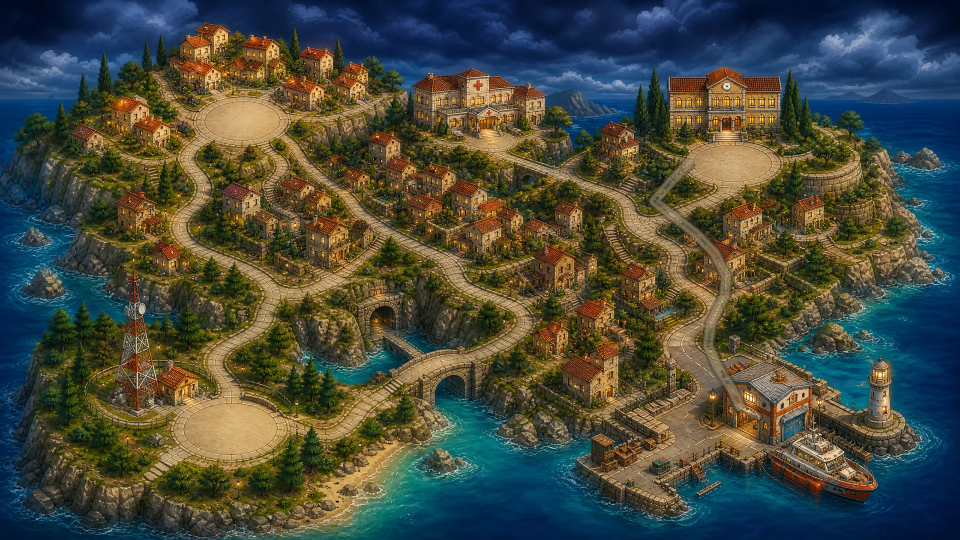
#> input picture game-assets/rescue-network-expanded-map-port-school-road.webp, 1920 x 1080 px, found by its file name (shown at 1/2 size)
$ python render-road-corridors-preview.py
#> lines starting #> are read from the running program, lines starting #| are printed output that depends on the picture
from PIL import Image, ImageDraw, ImageFont

source = "/home/ubuntu/webdev-static-assets/rescue-network-expanded-map-port-school-road.webp"
target = "/home/ubuntu/rescue-road-corridors-preview.png"
world_width = 1000
world_height = 640

corridors = {
    "1 HQ–الحي": [(555, 360), (530, 374), (498, 398), (462, 384), (430, 350), (395, 314), (370, 292), (350, 278), (326, 258), (302, 238), (278, 222), (250, 210)],
    "2 HQ–المستشفى": [(555, 360), (534, 339), (506, 319), (482, 298), (461, 271), (440, 245)],
    "3 HQ–المدرسة": [(555, 360), (578, 351), (604, 334), (634, 310), (666, 280), (706, 238), (730, 214), (750, 190)],
    "4 HQ–الميناء": [(555, 360), (548, 385), (536, 416), (575, 438), (620, 449), (674, 461), (730, 474), (774, 482), (810, 485)],
    "5 HQ–الاتصالات": [(555, 360), (528, 391), (495, 427), (455, 452), (410, 471), (360, 483), (320, 484), (290, 480)],
    "6 مدرسة–ميناء": [(750, 190), (724, 218), (706, 238), (724, 252), (742, 266), (756, 277), (768, 289), (778, 300), (786, 314), (792, 327), (792, 339), (790, 350), (782, 366), (774, 382), (771, 396), (770, 410), (776, 424), (782, 435), (790, 448), (798, 460), (804, 473), (810, 485)],
    "7 اتصالات–حي": [(290, 480), (320, 484), (360, 483), (410, 471), (455, 452), (435, 426), (412, 384), (395, 314), (370, 292), (350, 278), (326, 258), (302, 238), (278, 222), (250, 210)],
}
colors = [(255, 85, 85), (94, 217, 242), (255, 210, 82), (191, 117, 255), (105, 235, 151), (255, 141, 69), (245, 80, 180)]

image = Image.open(source).convert("RGBA")
scale = image.height / world_height
#> scale = 1.69
x_crop = (image.width - world_width * scale) / 2
#> x_crop = 116.2
overlay = Image.new("RGBA", image.size, (0, 0, 0, 0))
#> overlay: PIL image 1920x1080 RGBA; every value is 0
draw = ImageDraw.Draw(overlay)
font = ImageFont.load_default()

for index, (label, route) in enumerate(corridors.items()):
    points = [(round(x_crop + x * scale), round(y * scale)) for x, y in route]
    color = colors[index]
    draw.line(points, fill=(*color, 84), width=16, joint="curve")
    draw.line(points, fill=(*color, 238), width=5, joint="curve")
    start = points[0]
    draw.ellipse((start[0] - 9, start[1] - 9, start[0] + 9, start[1] + 9), fill=(*color, 255), outline=(255, 255, 255, 255), width=2)
    mid = points[max(1, len(points) // 2)]
    draw.rectangle((mid[0] + 5, mid[1] - 11, mid[0] + 54, mid[1] + 4), fill=(4, 18, 30, 210))
    draw.text((mid[0] + 8, mid[1] - 9), label.split()[0], fill=(255, 255, 255, 255), font=font)
#> this loop made 7 passes
#> (start, mid) on passes 1 to 7: ((1053, 608), (741, 493)), ((1053, 608), (930, 503)), ((1053, 608), (1240, 472)), ((1053, 608), (1162, 758)), ((1053, 608), (808, 795)), ((1382, 321), (1449, 591)), ((606, 810), (783, 530))

Image.alpha_composite(image, overlay).convert("RGB").save(target, "PNG")
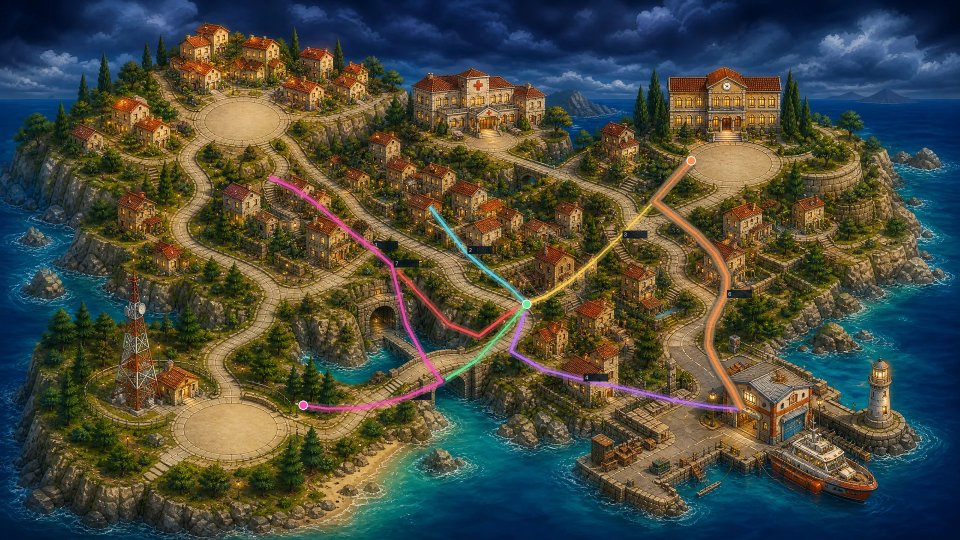
#> saved as rescue-road-corridors-preview.png: PIL image 1920x1080 RGB (shown at 1/2 size); mean R, G, B 72.6, 75.2, 63
